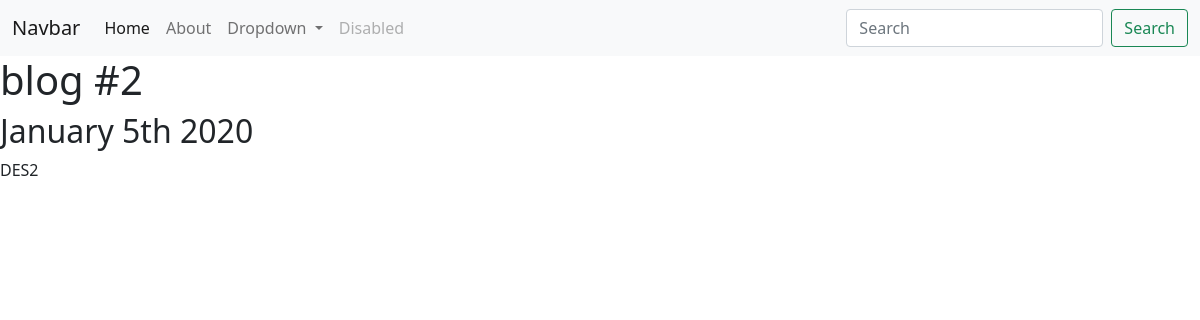
Page /blog/2/ on the earlier database version.
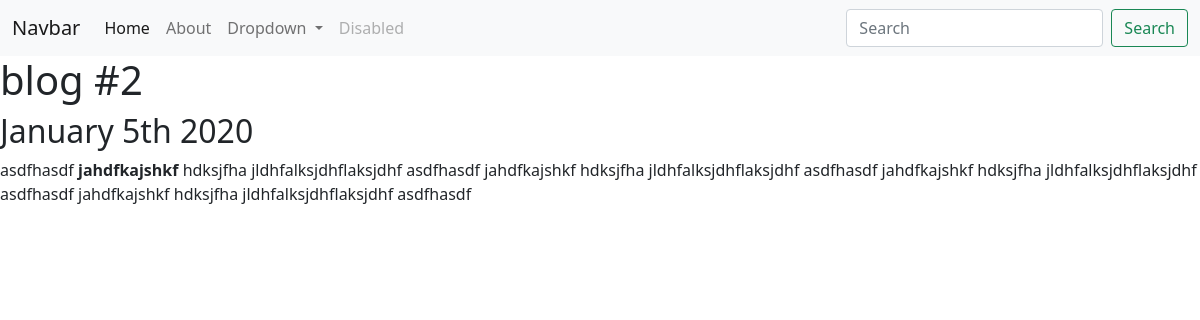
Same page on the later database version.
### blog/models.py (models this page shows)
class ProjectBlogFlo(models.Model):
    title = models.CharField(max_length=100, blank=True)
    description = models.CharField(max_length = 250)
    image = models.ImageField(upload_to='blog/images/')
    url = models.URLField(blank=True)
    date = models.DateField()

### blog/views.py (the view)
# urls.py: path('<int:blog_id>/', views.detail, name='detail'),
def detail(request, blog_id):
    blog = get_object_or_404(ProjectBlogFlo, pk=blog_id)
    return render(request, 'blog/detail.html', {'blog':blog})

### blog/templates/blog/detail.html
{% extends 'portfolio/base.html' %}
{% load static %}
{% block content %}
<h1>{{blog.title}}</h1>
<h2>{{ blog.date|date:'F jS Y' }}</h2>
{{blog.description|safe}}
{% endblock %}

Differences in the rows shown:
changed ProjectBlogFlo "blog #2": description "DES2" → "asdfhasdf jahdfkajshkf hdksjfha jldhfalksjdhflaksjdhf asdfhasdf jahdfkajshkf hdksjfha jldhfalksjdhflaksjdhf asdfhasdf jahdfkajshkf hdksjfha jldhfalksjdhflaksjdhf asdfhasdf jahdfkajshkf hdksjfha jldhfalksjdhflaksjdhf asdfhasdf"
